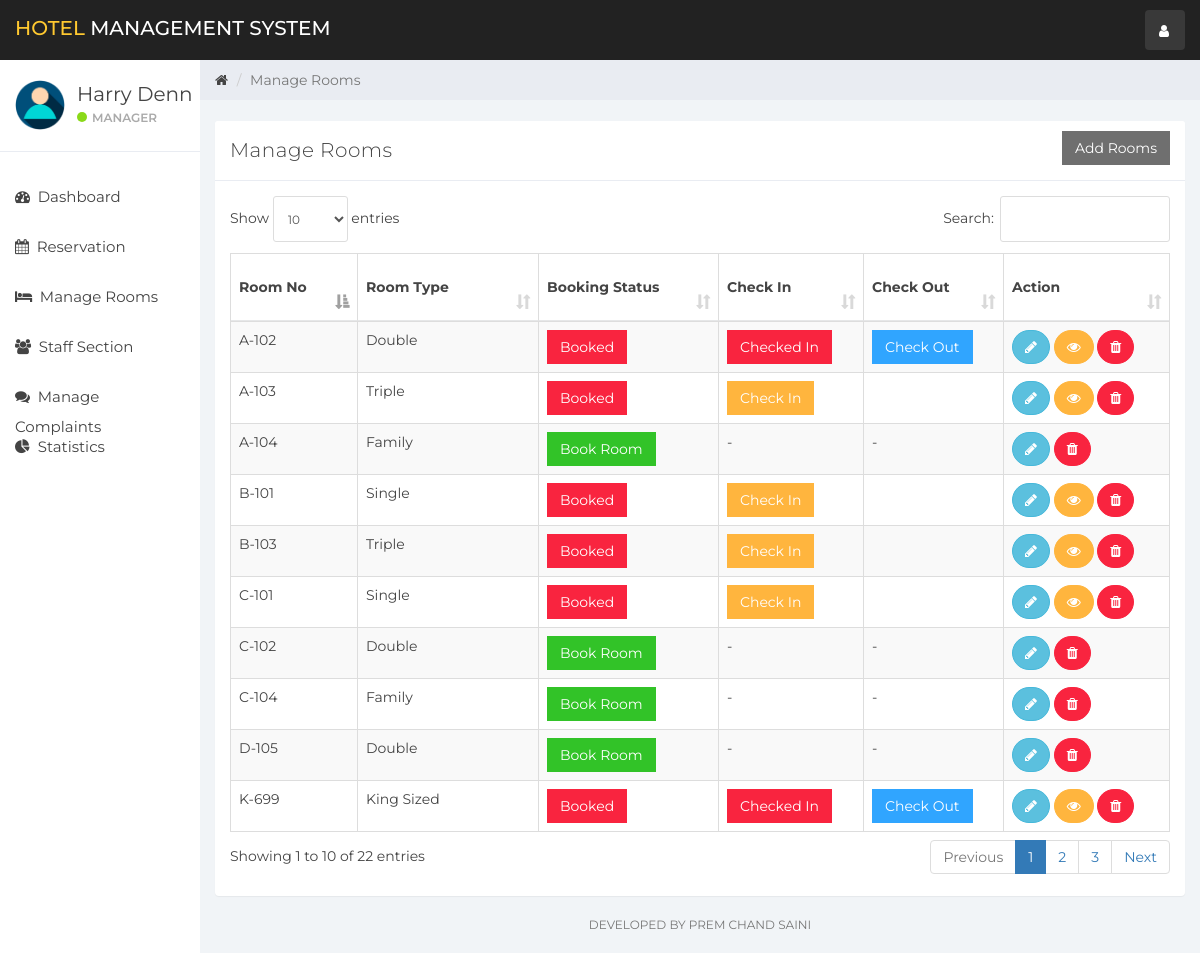
The page /HotelMS-PHP/index.php (signed in) on the database as committed earlier.
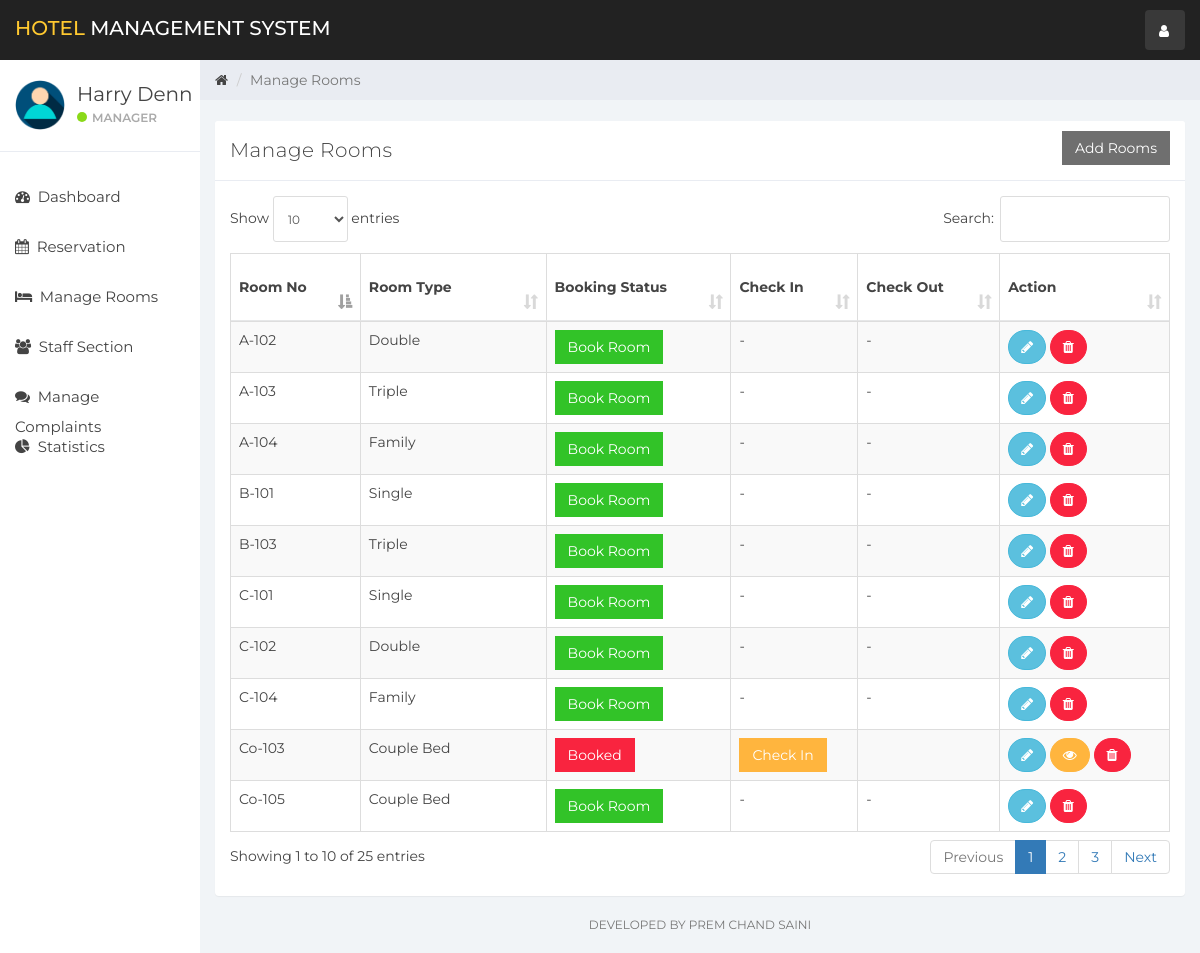
The same page on the database as committed later.
### tables this page shows
CREATE TABLE `room` (
  `room_id` int(10) NOT NULL,
  `room_type_id` int(10) NOT NULL,
  `room_no` varchar(10) NOT NULL,
  `status` tinyint(1) DEFAULT NULL,
  `check_in_status` tinyint(1) NOT NULL,
  `check_out_status` tinyint(1) NOT NULL,
  `deleteStatus` tinyint(1) DEFAULT 0
);

CREATE TABLE `room_type` (
  `room_type_id` int(10) NOT NULL,
  `room_type` varchar(100) NOT NULL,
  `room_img` varchar(200) NOT NULL,
  `price` int(10) NOT NULL,
  `max_person` int(10) NOT NULL
);

### HotelMS-PHP/room_mang.php (the view, shortened to what the changed rows need)
<div class="col-sm-9 col-sm-offset-3 col-lg-10 col-lg-offset-2 main">
    <div class="row">
        <ol class="breadcrumb">
            <li><a href="#">
                    <em class="fa fa-home"></em>
                </a></li>
            <li class="active">Manage Rooms</li>
        </ol>
    </div>
    <br>
    <div class="row">
        <div class="col-lg-12">
        </div>
    </div>
    <div class="row">
        <div class="col-lg-12">
            <div class="panel panel-default">
                <div class="panel-heading">Manage Rooms
                    <button class="btn btn-secondary pull-right" style="border-radius:0%" data-toggle="modal" data-target="#addRoom">Add Rooms</button>
                </div>
                <div class="panel-body">
                    <table class="table table-striped table-bordered table-responsive" cellspacing="0" width="100%"
                           id="rooms">
                        <thead>
                        <tr>
                            <th>Room No</th>
                            <th>Room Type</th>
                            <th>Booking Status</th>
                            <th>Check In</th>
                            <th>Check Out</th>
                            <th>Action</th>
                        </tr>
                        </thead>
                        <tbody>
                        <?php
                        $room_query = "SELECT * FROM room NATURAL JOIN room_type WHERE deleteStatus = 0";
                        $rooms_result = mysqli_query($connection, $room_query);
                        if (mysqli_num_rows($rooms_result) > 0) {
                            while ($rooms = mysqli_fetch_assoc($rooms_result)) { ?>
                                <tr>
                                    <td><?php echo $rooms['room_no'] ?></td>
                                    <td><?php echo $rooms['room_type'] ?></td>
                                    <td>
                                        <?php
                                        if ($rooms['status'] == 0) {
                                            echo '<a href="index.php?reservation&room_id=' . $rooms['room_id'] . '&room_type_id=' . $rooms['room_type_id'] . '" class="btn btn-success" style="border-radius:0%">Book Room</a>';
                                        } else {
                                            echo '<a href="#" class="btn btn-danger" style="border-radius:0%">Booked</a>';
                                        }
                                        ?>
                                    <td>
                                        <?php
                                        if ($rooms['status'] == 1 && $rooms['check_in_status'] == 0) {
                                            echo '<button class="btn btn-warning" id="checkInRoom"  data-id="' . $rooms['room_id'] . '" data-toggle="modal" style="border-radius:0%" data-target="#checkIn">Check In</button>';
                                        } elseif ($rooms['status'] == 0) {
                                            echo '-';
                                        } else {
                                            echo '<a href="#" class="btn btn-danger" style="border-radius:0%">Checked In</a>';
                                        }
                                        ?>
                                    </td>
                                    <td>
                                        <?php
                                        if ($rooms['status'] == 1 && $rooms['check_in_status'] == 1) {
                                            echo '<button class="btn btn-primary" style="border-radius:0%" id="checkOutRoom" data-id="' . $rooms['room_id'] . '">Check Out</button>';
                                        } elseif ($rooms['status'] == 0) {
                                            echo '-';
                                        }
                                        ?>
                                    </td>
                                    <td>
                                        <button title="Edit Room Information" style="border-radius:60px;" data-toggle="modal"
                                                data-target="#editRoom" data-id="<?php echo $rooms['room_id']; ?>"
                                                id="roomEdit" class="btn btn-info"><i class="fa fa-pencil"></i></button>
                                        <?php
                                        if ($rooms['status'] == 1) {
                                            echo '<button title="Customer Information" data-toggle="modal" data-target="#cutomerDetailsModal" data-id="' . $rooms['room_id'] . '" id="cutomerDetails" class="btn btn-warning" style="border-radius:60px;"><i class="fa fa-eye"></i></button>';
                                        }
                                        ?>
                                        <a href="ajax.php?delete_room=<?php echo $rooms['room_id']; ?>"
                                           class="btn btn-danger" style="border-radius:60px;" onclick="return confirm('Are you Sure?')"><i
                                                    class="fa fa-trash" alt="delete"></i></a>
                                    </td>
                                </tr>
                            <?php }
                        } else {
                            echo "No Rooms";
                        }
                        ?>
                        </tbody>
                    </table>
                </div>
            </div>
        </div>
    </div>
    <div class="row">
        <div class="col-sm-12">
        <p class="back-link">Developed By Prem Chand Saini</p>
        </div>
    </div>
</div>

Rows that differ between the two databases and show on the page:
no longer on this page (row edited): room: room_no "K-699", room_type.room_type "King Sized", status "Booked"
no longer on this page (row unchanged): room: room_no "D-105", room_type.room_type "Double"
changed room (number 1 of 10 on the later page): status "Booked Checked In Check Out" → "Book Room - -"
changed room (number 2 of 10 on the later page): status "Booked Check In" → "Book Room - -"
changed room (number 4 of 10 on the later page): status "Booked Check In" → "Book Room - -"
changed room (number 5 of 10 on the later page): status "Booked Check In" → "Book Room - -"
changed room (number 6 of 10 on the later page): status "Booked Check In" → "Book Room - -"
added room: room_no "Co-105", room_type.room_type "Couple Bed"
added room: room_no "Co-103", room_type.room_type "Couple Bed", status "Booked"
Other text that changed with them:
text written by a page script: "Show entries Search: Showing 1 to 10 of 22 entries Previous 1 2 3 Next" → "Show entries Search: Showing 1 to 10 of 25 entries Previous 1 2 3 Next"
